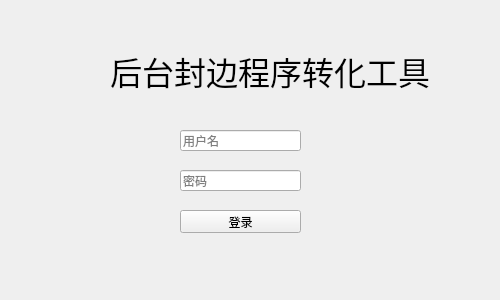
<?xml version="1.0" encoding="UTF-8"?>
<ui version="4.0">
 <class>Form</class>
 <widget class="QWidget" name="Form">
  <property name="geometry">
   <rect>
    <x>0</x>
    <y>0</y>
    <width>500</width>
    <height>300</height>
   </rect>
  </property>
  <property name="sizePolicy">
   <sizepolicy hsizetype="Fixed" vsizetype="Fixed">
    <horstretch>0</horstretch>
    <verstretch>0</verstretch>
   </sizepolicy>
  </property>
  <property name="minimumSize">
   <size>
    <width>500</width>
    <height>300</height>
   </size>
  </property>
  <property name="maximumSize">
   <size>
    <width>500</width>
    <height>300</height>
   </size>
  </property>
  <property name="windowTitle">
   <string>登录</string>
  </property>
  <property name="windowIcon">
   <iconset>
    <normaloff>images/45.png</normaloff>images/45.png</iconset>
  </property>
  <widget class="QLabel" name="label">
   <property name="geometry">
    <rect>
     <x>50</x>
     <y>50</y>
     <width>51</width>
     <height>41</height>
    </rect>
   </property>
   <property name="text">
    <string/>
   </property>
   <property name="pixmap">
    <pixmap>images/tup.png</pixmap>
   </property>
  </widget>
  <widget class="QLabel" name="label_2">
   <property name="geometry">
    <rect>
     <x>110</x>
     <y>50</y>
     <width>331</width>
     <height>41</height>
    </rect>
   </property>
   <property name="font">
    <font>
     <family>Yu Gothic UI Semilight</family>
     <pointsize>24</pointsize>
    </font>
   </property>
   <property name="text">
    <string>后台封边程序转化工具</string>
   </property>
  </widget>
  <widget class="QLineEdit" name="edt_username">
   <property name="geometry">
    <rect>
     <x>180</x>
     <y>130</y>
     <width>121</width>
     <height>21</height>
    </rect>
   </property>
   <property name="placeholderText">
    <string>用户名</string>
   </property>
  </widget>
  <widget class="QLineEdit" name="edt_password">
   <property name="geometry">
    <rect>
     <x>180</x>
     <y>170</y>
     <width>121</width>
     <height>21</height>
    </rect>
   </property>
   <property name="echoMode">
    <enum>QLineEdit::Password</enum>
   </property>
   <property name="placeholderText">
    <string>密码</string>
   </property>
  </widget>
  <widget class="QPushButton" name="btn_login">
   <property name="geometry">
    <rect>
     <x>180</x>
     <y>210</y>
     <width>121</width>
     <height>23</height>
    </rect>
   </property>
   <property name="text">
    <string>登录</string>
   </property>
  </widget>
 </widget>
 <resources/>
 <connections/>
</ui>
